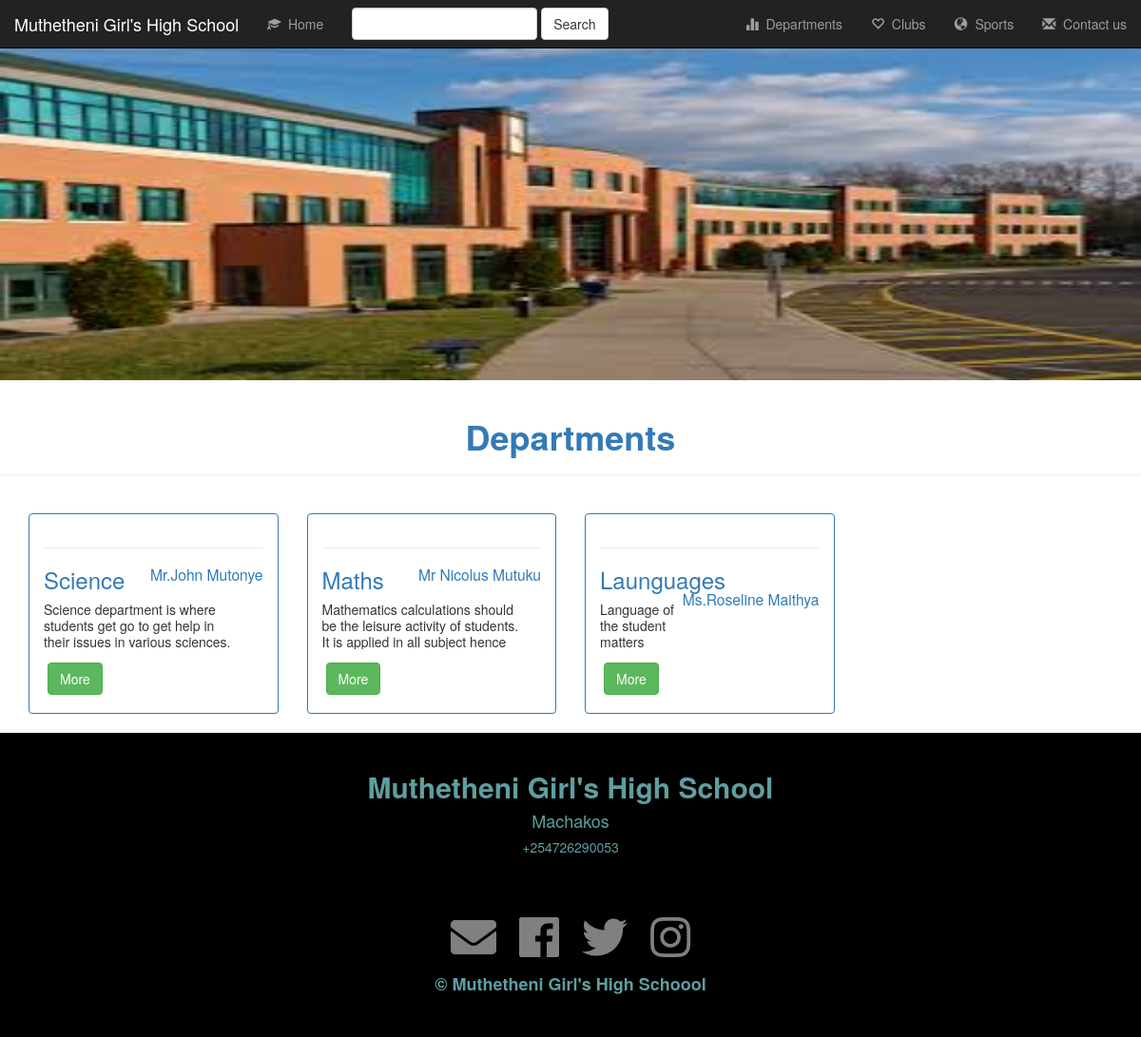
/departments/, run on an earlier commit of the app's database.
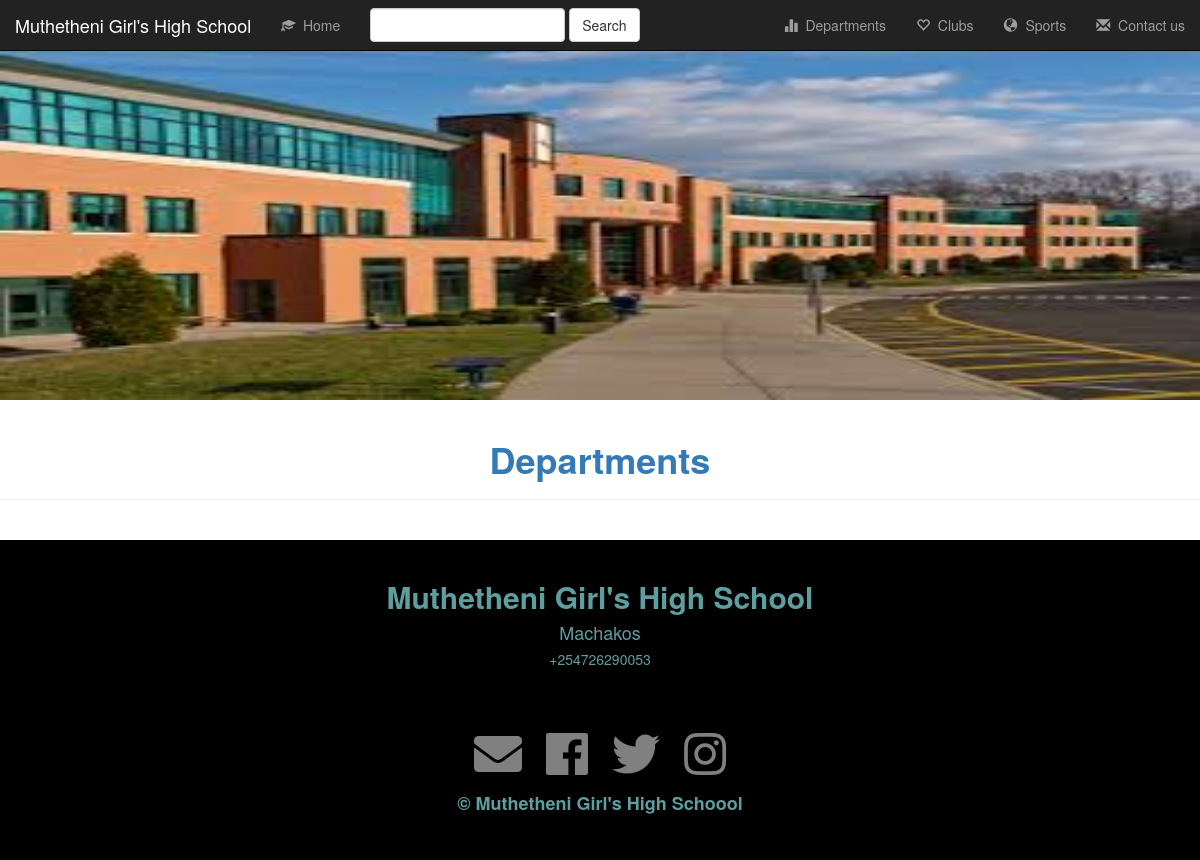
And on a later commit of the database.
### schapp/models.py (models this page shows, shortened)
class Department(models.Model):
    name = models.CharField(max_length=30)
    hod = models.CharField(max_length=30)
    desc = models.TextField()

### schapp/views.py (the view)
# urls.py: path('departments/', views.departments, name='departments'),
def departments(request):
    dpars = Department.objects.all()
    return render(request, 'schapp/departments.html', {'dpars': dpars})

### schapp/templates/schapp/departments.html (shortened to what this page needs)
{% extends 'schapp/base.html' %}
{% load static %}
{% block content %}
    <div class="container-fluid">
    <div class="row">
    <div class="banner-img">
    <img src="{% static 'schapp/img/school_image.jpg' %}" alt="" style="width: 100%; padding-top: 30px; height: 50%;">
        <div class="page-header">
            <h1 class="text-center text-primary"> <strong>Departments</strong></h1>
        </div>
    </div>
</div>
        <br>
        {% if dpars %}
            {% for d in dpars %}
    <div class="col-sm-3">
        <div class="panel panel-primary">
            <div class="panel-body">
                <hr>
                <h3 class="text-primary">{{ d.name }} <small class="text-primary" style="float: right;">{{ d.hod }}</small></h3>
                <p style="line-height: 1.2em; height: 3.6em; overflow: hidden; text-overflow: ellipsis; max-width: 90%;">{{ d.desc }}</p>
                <button type="button" class="btn btn-success" style="margin: 4px;" data-toggle="modal" data-target="#Modal-{{ c.id }}">More</button>
            </div>
        </div>
    </div>
            {% endfor %}
    {% endif %}
    </div>
    {% include 'schapp/footer.html' %}
{% endblock %}

What changed in the data, as far as the page shows it:
removed Department: name "Science", hod "Mr.John Mutonye", desc "Science department is where students get go to get help in their issues in various sciences.…"
removed Department: name "Maths", hod "Mr Nicolus Mutuku", desc "Mathematics calculations should be the leisure activity of students. It is applied in all subject hence…"
removed Department: name "Launguages", hod "Ms.Roseline Maithya", desc "Language of the student matters…"
